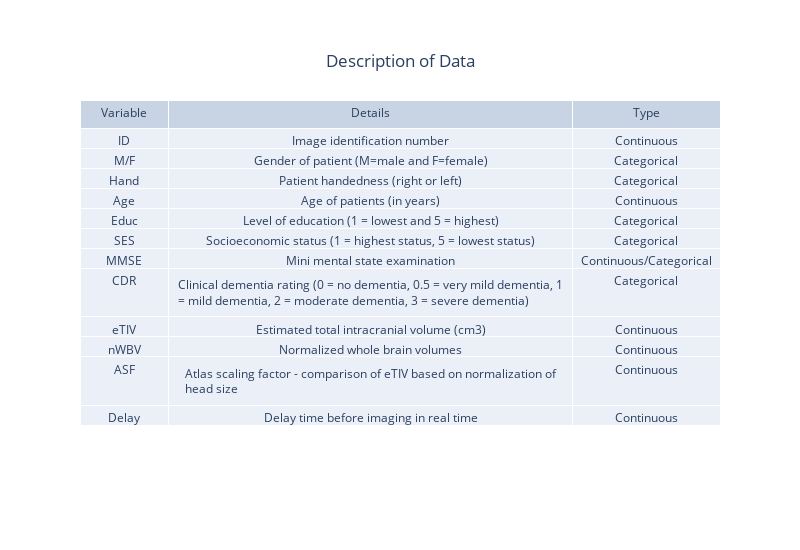

Notebook source saved alongside this figure:
### Code cell
# Make and save a figure of dataset description
import plotly.graph_objects as go

fig = go.Figure(data=[go.Table(columnwidth = [60,275, 100], header=dict(values=['Variable', 'Details', 'Type']),
                 cells=dict(values=[['ID', 'M/F', 'Hand', 'Age', 'Educ', 'SES', 'MMSE', 'CDR',
                                    'eTIV', 'nWBV', 'ASF', 'Delay'],
                                    ['Image identification number', 'Gender of patient (M=male and F=female)', 'Patient handedness (right or left)',
                                    'Age of patients (in years)', 'Level of education (1 = lowest and 5 = highest)', 'Socioeconomic status (1 = highest status, 5 = lowest status)',
                                    'Mini mental state examination', 'Clinical dementia rating (0 = no dementia, 0.5 = very mild dementia, 1 = mild dementia, 2 = moderate dementia, 3 = severe dementia)',
                                    'Estimated total intracranial volume (cm3)', 'Normalized whole brain volumes', 'Atlas scaling factor - comparison of eTIV based on normalization of head size',
                                    'Delay time before imaging in real time'], 
                                    ['Continuous', 'Categorical', 'Categorical', 'Continuous', 'Categorical', 'Categorical',
                                    'Continuous/Categorical', 'Categorical', 'Continuous', 'Continuous', 'Continuous', 'Continuous']]))
                     ])
fig.update_layout(
    title={
        'text': "Description of Data",
        'y':0.9,
        'x':0.5,
        'xanchor': 'center',
        'yanchor': 'top'}, width=800,
    height=550)
fig.write_image('Table 1_Description of Data.png')
fig.show()

### Figure 1 — Plotly figure (JSON) as saved in the notebook; plotly's stock layout.template omitted (floating-point values rounded to 4 significant figures)
{"data": [{"cells": {"values": [["ID", "M/F", "Hand", "Age", "Educ", "SES", "MMSE", "CDR", "eTIV", "nWBV", "ASF", "Delay"], ["Image identification number", "Gender of patient (M=male and F=female)", "Patient handedness (right or left)", "Age of patients (in years)", "Level of education (1 = lowest and 5 = highest)", "Socioeconomic status (1 = highest status, 5 = lowest status)", "Mini mental state examination", "Clinical dementia rating (0 = no dementia, 0.5 = very mild dementia, 1 = mild dementia, 2 = moderate dementia, 3 = severe dementia)", "Estimated total intracranial volume (cm3)", "Normalized whole brain volumes", "Atlas scaling factor - comparison of eTIV based on normalization of head size", "Delay time before imaging in real time"], ["Continuous", "Categorical", "Categorical", "Continuous", "Categorical", "Categorical", "Continuous/Categorical", "Categorical", "Continuous", "Continuous", "Continuous", "Continuous"]]}, "columnwidth": [60, 275, 100], "header": {"values": ["Variable", "Details", "Type"]}, "type": "table"}], "layout": {"height": 550, "title": {"text": "Description of Data", "x": 0.5, "xanchor": "center", "y": 0.9, "yanchor": "top"}, "width": 800}}
